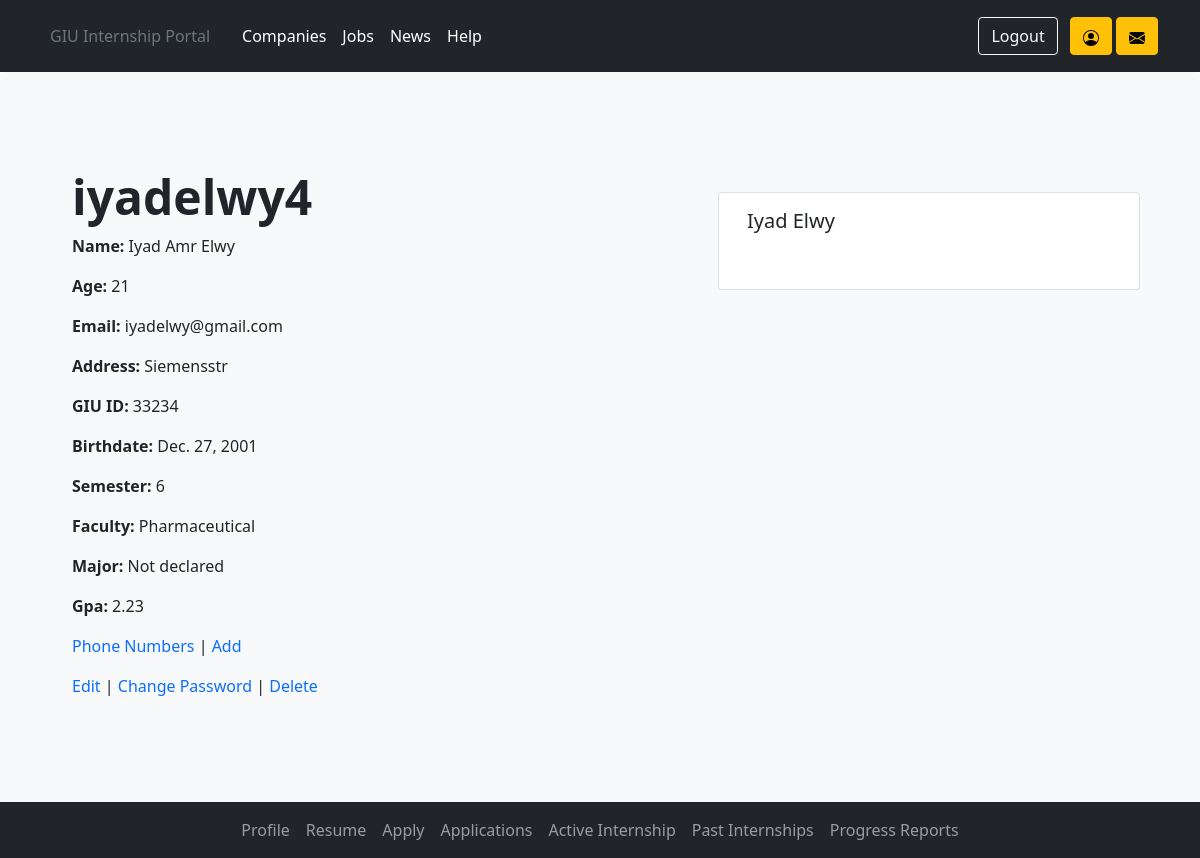
The page /users/student/19/ (signed in) on the database its author committed.
### users/models.py (models this page shows, shortened)
class Student(models.Model):
    sem_choices = (
        (1, 1),
        (2, 2),
        (3, 3),
        (4, 4),
        (5, 5),
        (6, 6),
        (7, 7),
        (8, 8),
        (9, 9),
        (10, 10),
        (11, 11),
        (12, 12),
    )
    fac_choices = (
        ('Engineering', 'Engineering'),
        ('Computer Science', 'Computer Science'),
        ('Business', 'Business'),
        ('Design', 'Design'),
        ('Architecture', 'Architecture'),
        ('Biotechnology', 'Biotechnology'),
        ('Pharmaceutical', 'Pharmaceutical')
    )
    user = models.OneToOneField(User, on_delete=models.CASCADE, primary_key=True)
    middle_name = models.CharField(max_length=20)
    student_university_id = models.PositiveIntegerField()
    birthdate = models.DateField()
    semester = models.IntegerField(choices=sem_choices)
    faculty = models.CharField(max_length=20, choices=fac_choices)
    major = models.CharField(max_length=20)
    gpa = models.DecimalField(decimal_places=2, max_digits=3)
    student_address = models.CharField(max_length=10)
    has_cv = models.BooleanField(default=False, blank=True)
    cover_letter = models.TextField(max_length=1000, default='', blank=True)
    is_in_job = models.BooleanField(default=False)
    current_aa = models.ForeignKey(AcademicAdvisor, on_delete=models.DO_NOTHING, null=True, blank=True)
    @property
    def age(self):
        return datetime.now().year - self.birthdate.year

class User(AbstractUser):
    is_student = models.BooleanField(default=False)
    is_employer = models.BooleanField(default=False)
    is_admin = models.BooleanField(default=False)
    is_faculty_representative = models.BooleanField(default=False)
    is_academic_advisor = models.BooleanField(default=False)
    is_career_office_coordinator = models.BooleanField(default=False)
    password = models.CharField(null=True, blank=True, max_length=500)

### users/views.py (the view)
# urls.py: path('student/<int:pk>/', views.StudentProfileView.as_view(), name='student_profile'),
class StudentProfileView(LoginRequiredMixin, UserPassesTestMixin, DetailView):
    model = models.Student
    template_name = 'userprofiles/student_profile.html'
    context_object_name = 'student_profile_view'
    login_url = 'login'
    def test_func(self):
        return self.request.user.pk == self.get_object().pk

### templates/userprofiles/student_profile.html (shortened to what this page needs)
{% extends 'userprofiles/profile_base.html' %}
{% load static %}
{% block navitems %}
    <li class="nav-item">
        <a class="nav-link" href="{% url 'student_profile' student_profile_view.pk %}">Profile</a>
    </li>
    <li class="nav-item">
        <a class="nav-link" href="{% url 'resumehome' student_profile_view.user.pk %}">Resume</a>
    </li>
    <li class="nav-item">
        <a class="nav-link" href="{% url 'generic_job_view' %}">Apply</a>
    </li>
    <li class="nav-item">
        <a class="nav-link" href="{% url 'student_show_applications' student_profile_view.pk %}">Applications</a>
    </li>
    <li class="nav-item">
        <a class="nav-link" href="{% url 'student_show_active_internships' student_profile_view.pk %}">Active
            Internship</a>
    </li>
    <li class="nav-item">
        <a class="nav-link" href="{% url 'student_show_past_internships' student_profile_view.pk %}">Past
            Internships</a>
    </li>
    <li class="nav-item">
        <a class="nav-link" href="{% url 'student_views_progress_reports' student_profile_view.pk %}">Progress
            Reports</a>
    </li>
{% endblock navitems %}
{% block profile_body %}
    <div class="p-5 mb-4 bg-light rounded-3">
        <div class="row-justify-content-md-center">
            <div class="row">
                <div id="student_info_div" style="" class="col-7">
                    <div class="container-fluid py-5">
                        <h1 class="display-5 fw-bold">{{ student_profile_view.user.username }}</h1>
                        <p>
                            <strong>Name: </strong> {{ student_profile_view.user.first_name }} {{ student_profile_view.middle_name }} {{ student_profile_view.user.last_name }}
                        </p>
                        <p><strong>Age: </strong> {{ student_profile_view.age }}</p>
                        <p><strong>Email: </strong> {{ student_profile_view.user.email }}</p>
                        <p><strong>Address: </strong> {{ student_profile_view.student_address }}</p>
                        <p><strong>GIU ID: </strong> {{ student_profile_view.student_university_id }}</p>
                        <p><strong>Birthdate: </strong> {{ student_profile_view.birthdate }}</p>
                        <p><strong>Semester: </strong> {{ student_profile_view.semester }}</p>
                        <p><strong>Faculty: </strong> {{ student_profile_view.faculty }}</p>
                        <p><strong>Major: </strong> {{ student_profile_view.major }}</p>
                        <p><strong>Gpa: </strong> {{ student_profile_view.gpa }}</p>
                        <p><a class="no_underline" href="{% url 'student_phone_detail' student_profile_view.pk %}">Phone
                            Numbers</a> | <a class="no_underline"
                                             href="{% url 'add_student_phone' student_profile_view.pk %}">Add</a>
                        </p>
                        <p><a class="no_underline" href="{% url 'student_edit' student_profile_view.pk %}">Edit</a> |
                            <a class="no_underline" href="{% url 'password_change' %}">Change Password</a> |
                            <a class="no_underline" href="{% url 'user_delete' student_profile_view.pk %}">Delete</a>
                        </p>
                    </div>
                </div>
                <div id="profile_logo_card_student" class="col-5 d-none d-md-block">
                    <br>
                    <br>
                    <br>
                    <div class="container">
                        <div class="row">
                            <div class="card">
                                <div class="card-body">
                                    <h5 class="card-title">
                                        {{ student_profile_view.user.first_name }} {{ student_profile_view.user.last_name }}</h5>
                                    <br>
                                </div>
                            </div>
                        </div>
                        <br>
                    </div>
                </div>
            </div>
        </div>
    </div>
{% endblock profile_body %}

### static/css/base.css (style rules this page uses)
.no_underline { text-decoration: none !important }

### rows shown on the page
Student: user.username "iyadelwy4", user.first_name "Iyad", middle_name "Amr", user.last_name "Elwy", age "21", user.email "iyadelwy@gmail.com", student_address "Siemensstr", student_university_id "33234", birthdate "Dec. 27, 2001", semester "6", faculty "Pharmaceutical", major "Not declared", gpa "2.23"
